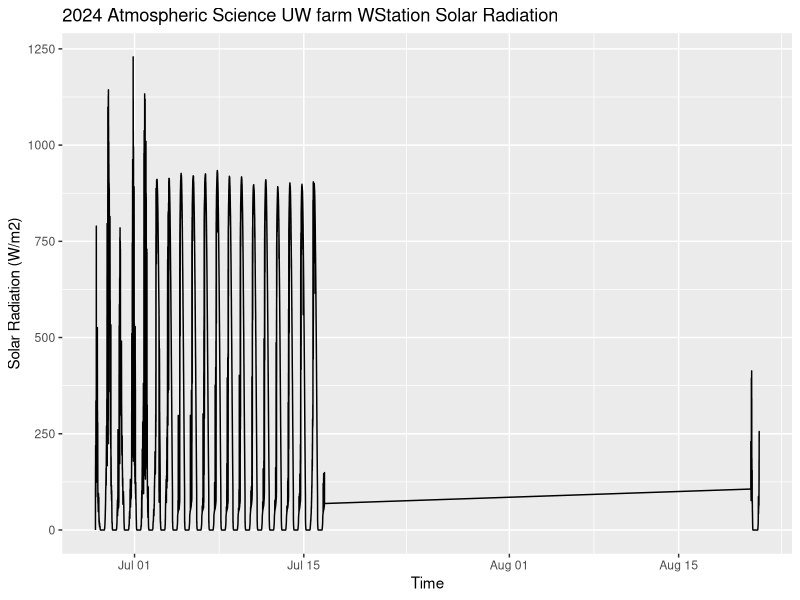
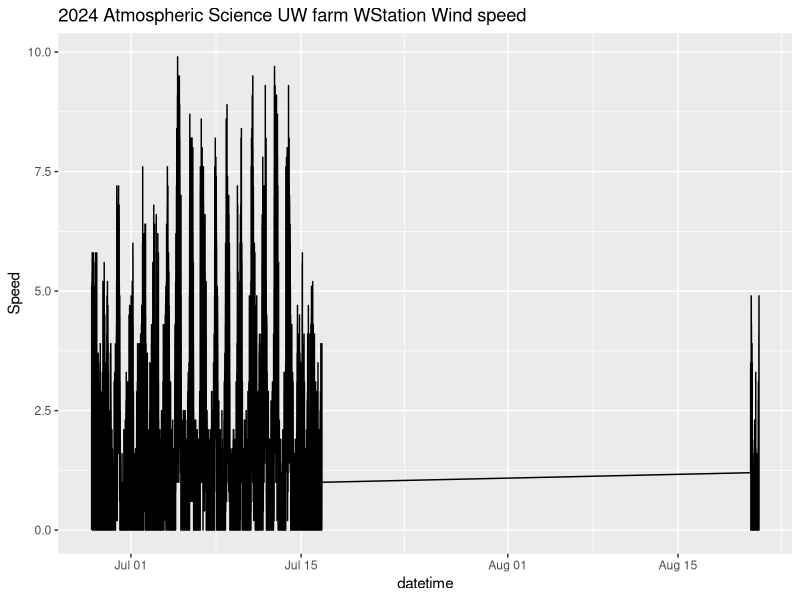
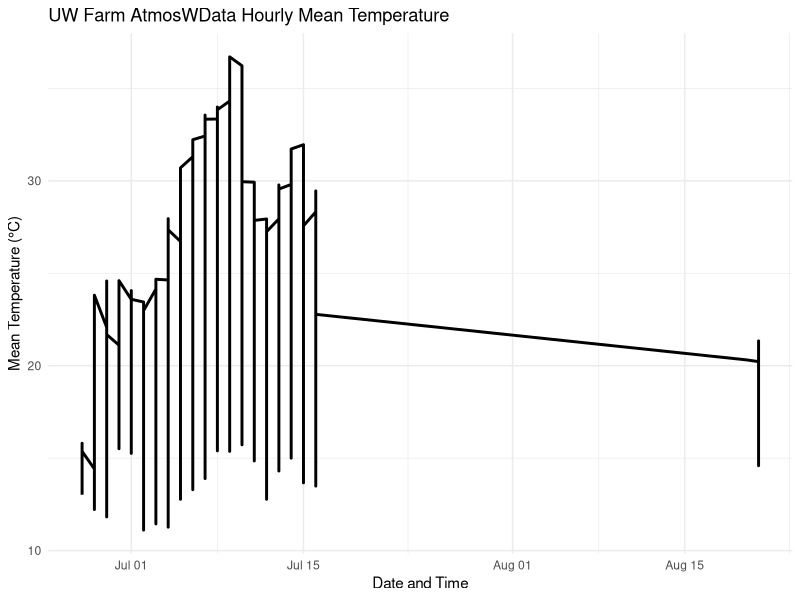
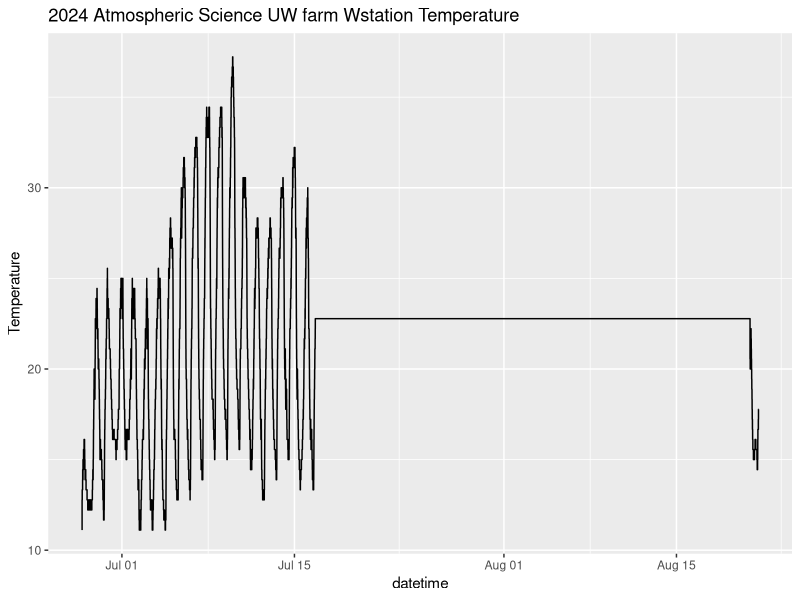

Recreate these plots in R, in order.
#Plotting the UW farm atmospheric data from the 2024 field season
#Taylor M. Hatcher
#
#
# Load required libraries
library(data.table)
library(ggplot2)
library(lubridate)
library(dplyr)
library(tidyr)

# Set working directory to github repository for the project
setwd("~/Desktop/Repos/WARP2024")

atmosphericdata <- read.csv("CUHatmosphericdata2024.csv", skip = 2)

# Combine Date and time columns and format
atmosphericdata$datetime <- as.POSIXct(paste(atmosphericdata$Date, atmosphericdata$Time), format="%Y-%m-%d %H:%M")


# Plot solar radiation
SolarPlot <- ggplot(atmosphericdata, aes(x = datetime, y = Solar)) +
  geom_line(data=atmosphericdata, stat="identity", position="identity") +
  labs(title = "2024 Atmospheric Science UW farm WStation Solar Radiation", y="Solar Radiation (W/m2)", x = "Time")
print(SolarPlot)

# Plot wind speed

WindSpeedPlot <- ggplot(atmosphericdata, aes(x = datetime, y = Speed)) +
  geom_line(data=atmosphericdata, stat = "identity", position="identity") +
  labs(title = "2024 Atmospheric Science UW farm WStation Wind speed")
print(WindSpeedPlot)


atmosphericdata <- atmosphericdata %>%
  mutate(Temperature = ifelse(is.na(as.numeric(as.character(Temperature))), NA, as.numeric(as.character(Temperature))))
atmosphericdata <- atmosphericdata %>%
  filter(!is.na(Temperature))

# Convert Temperature to Celsius from Fahrenheit
atmosphericdata$Temperature <- (atmosphericdata$Temperature - 32) * 5 / 9
# Calculate daily mean temperature
hourly_means <- atmosphericdata %>%
  mutate(date = as.Date(datetime),
         hour = format(datetime, "%H")) %>%
  group_by(date, hour)%>%
  summarise(MeanTemperature = mean(Temperature, na.rm = FALSE)) %>%
  ungroup()
print(hourly_means)

# Plot daily hourly mean temperatures

hourlymeanplot <- ggplot(hourly_means, aes(x = date, y = MeanTemperature)) +
  geom_line(size = 1) +
  labs(title = "UW Farm AtmosWData Hourly Mean Temperature", 
       x = "Date and Time", y = "Mean Temperature (°C)") +
  theme_minimal()
print(hourlymeanplot)

# Plot temperature data

TemperaturePlot <- ggplot(atmosphericdata, aes(x = datetime, y = Temperature)) +
  geom_line() +
  labs(title = "2024 Atmospheric Science UW farm Wstation Temperature")
print(TemperaturePlot)


